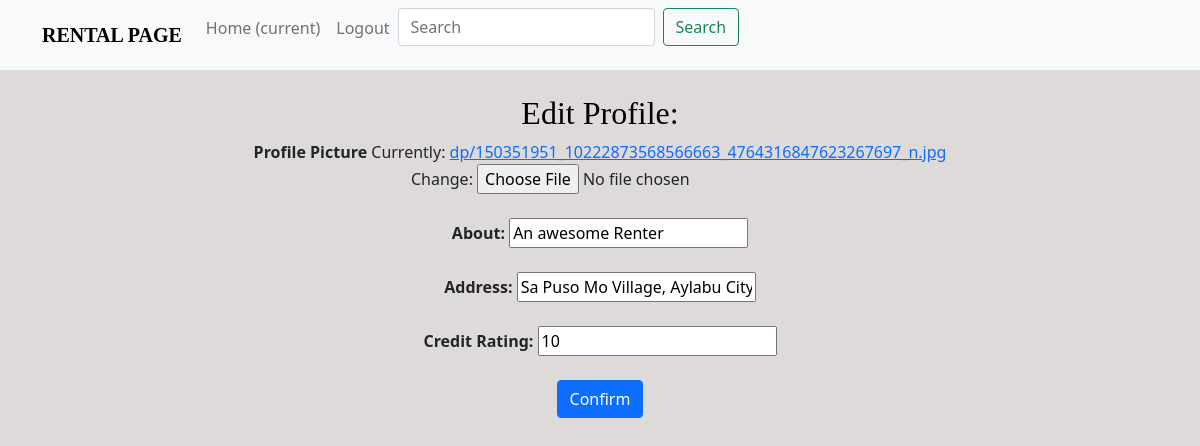
Page /customer/editprofile/6/ (signed in) on the earlier database version.
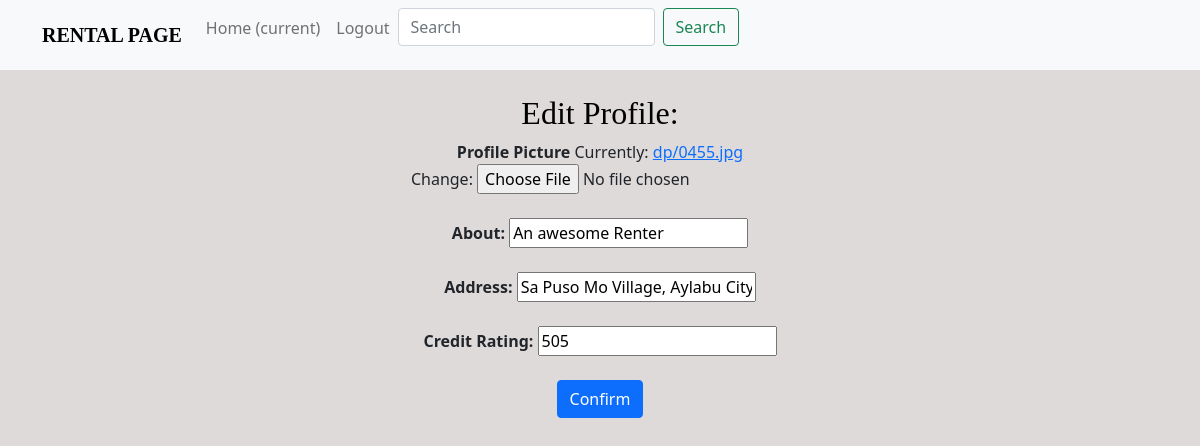
Same page on the later database version.
### customer/models.py (models this page shows, shortened)
class CustomerProfile(models.Model):
  user = models.OneToOneField(User, on_delete=models.CASCADE)
  dp = models.ImageField(upload_to="dp/", null=True)
  about = models.CharField(max_length=150, default="I am a customer", null=True)
  address = models.CharField(max_length=500, null=True)
  credit_rating = models.IntegerField(null=True, default="500")

### customer/views.py (the view)
# urls.py: path('editprofile/<str:pk>/', edit_page, name='edit')
def edit_page(request,pk):
    profile = CustomerProfile.objects.get(user=request.user)
    form = EditForm(instance=profile)
    if request.method == "POST":
        form = EditForm(request.POST, request.FILES, instance=profile)
        if form.is_valid():
            form.save()
            return redirect('rental')
    return render(request, 'customer/edit.html', {'form':form, 'customer':profile})

### customer/forms.py
class EditForm(forms.ModelForm):
    class Meta:
        model = CustomerProfile
        fields = ['dp', 'about', 'address', 'credit_rating']

### templates/customer/edit.html (shortened to what this page needs)
{% extends "base.html" %}
{% block content %}
{% include "nav.html" %}
<form method="POST" enctype="multipart/form-data">
    <div class="text-center">
        <br><h2 class="font-title">Edit Profile:</h2>
        <div class="form-group">
            <label><b>Profile Picture </b></label>
                {{ form.dp }}
        </div>
        <br><div class="form-group">
            <label><b>About:  </b></label>
                {{ form.about }}
        </div>
        <br><div class="form-group">
            <label><b>Address: </b></label>
                {{ form.address }}
        </div>
        <br><div class="form-group">
            <label><b>Credit Rating: </b></label>
                {{ form.credit_rating }}
        </div>
        <br><button type="submit" class="btn btn-primary" value="Confirm">Confirm
</form>
{% endblock %}

Differences in the rows shown:
changed CustomerProfile "An awesome Renter": credit_rating "10" → "505"
Other differences:
text no longer shown: "Currently: dp/150351951_10222873568566663_4764316847623267697_n.jpg Change:"
text now shown: "Currently: dp/0455.jpg Change:"
